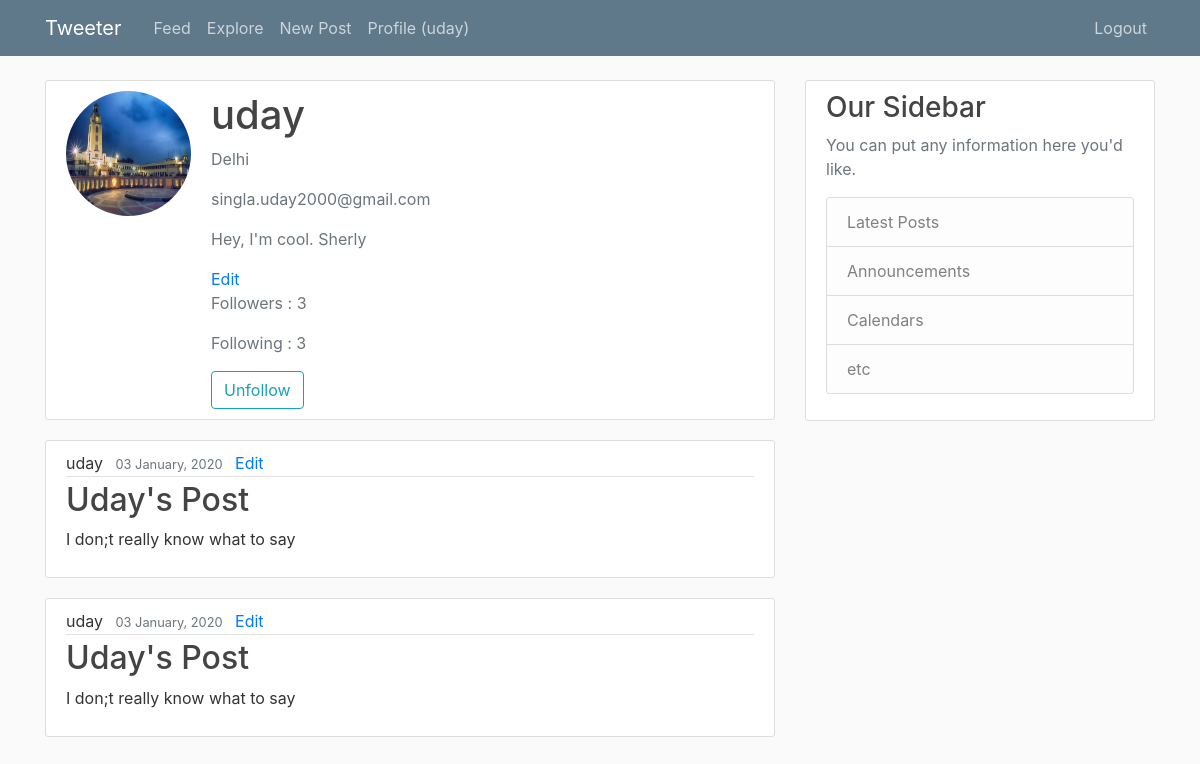
/profile/uday/ (signed in), run on the app's committed database.
### codebase/models.py (models this page shows, shortened)
class Profile(models.Model):
    user = models.OneToOneField(User, on_delete=models.CASCADE)
    dp = models.ImageField(default='default.jpg', blank=True,  upload_to='profile_pics')
    bio = models.TextField(blank=True)
    city = models.CharField(max_length=50, blank=True)
    dob = models.DateField(null=True)
    followers = models.ManyToManyField('self', symmetrical=False, related_name='user_follows', blank=True)
    following = models.ManyToManyField('self', symmetrical=False, related_name='user_following', blank=True)

class Post(models.Model):
    user = models.ForeignKey(User, on_delete=models.CASCADE)
    title = models.CharField(max_length=50)
    content = models.TextField(blank=True)
    image = models.ImageField(blank=True,  upload_to='post_pics')
    date = models.DateTimeField(auto_now_add=True)

### codebase/views.py (the view)
# urls.py: path('profile/<slug:username>/', views.profile, name='profile'),
@login_required
def profile(request, username):
    context = {
        'title': 'Profile',
        'profile': Profile.objects.get(user__username = username),
        'user_view': User.objects.get(username = username),
        'posts': Post.objects.filter(user__username=username),
        'following': [follows for follows in User.objects.filter(username__in=[following.user.username for following in Profile.objects.get(user=request.user).following.all()])]
    }
    return render(request, 'codebase/profile.html', context)

### codebase/templates/codebase/profile.html
{% extends 'codebase/base.html' %}
{% load crispy_forms_tags %}
{% block content %}
      <div class="content-section">
        <div class="media">
                {% if user.socialaccount_set.exists %}
                        <img class="rounded-circle account-img" src="{{user.socialaccount_set.all.0.extra_data.picture}}">
                {% else %}
                        <img class="rounded-circle account-img" src="{{user.profile.dp.url}}">
                {% endif %}
          <div class="media-body">
            <h2 class="account-heading">{{user_view.username}}</h2>
            <p class="text-secondary">{{profile.city}}</p>
            <p class="text-secondary">{{user_view.email}}</p>
            <p class="text-secondary">{{profile.bio}}</p>
            {% if user_view == user %}
                <a href="{% url 'profile_edit' %}">Edit</a>
            {% endif %}
            <p class="text-secondary">Followers : {{profile.followers.count}}</p>
            <p class="text-secondary">Following : {{profile.following.count}}</p>
            {% if user_view in following %}
              <a class="btn btn-outline-info" href="{% url 'unfollow' username=user_view.username %}">Unfollow</a>
            {% else %}
              <a class="btn btn-outline-info" href="{% url 'follow' username=user_view.username %}">Follow</a>
            {% endif %}
          </div>
        </div>
      </div>
      {% if user_view in following or user_view == user%}
        {% for post in posts %}
          <article class="media content-section">
              <div class="media-body">
                <div class="article-metadata">
                  {{ post.user }}
                  <small class="text-muted ml-2">{{ post.date |date:"d F, Y" }}</small>
                  {% if user_view == user %}
                    <a class="ml-2" href="{% url 'post_edit' pk=post.pk %}"> Edit </a>
                  {% endif %}
                </div>
                <h2><a class="article-title" href="{% url 'post_detail' pk=post.pk %}">{{ post.title }}</a></h2>
                <p class="article-content">{{ post.content }}</p>
              </div>
            </article>
      {% endfor %}
    {% endif %}
{% endblock %}

### codebase/templates/codebase/base.html (shortened to what this page needs)
{% load static %}
<!doctype html>
<html lang="en">
  <head>
    <link rel="stylesheet" href="https://maxcdn.bootstrapcdn.com/bootstrap/4.0.0/css/bootstrap.min.css">
    <link rel="stylesheet" type="text/css" href="{% static "codebase/main.css" %}">
  </head>
  <body>
<header class="site-header">
        <nav class="navbar navbar-expand-md navbar-dark bg-steel fixed-top">
          <div class="container">
            <a class="navbar-brand mr-4" href="{% url 'feed' %}">Tweeter</a>
            <div class="collapse navbar-collapse" id="navbarToggle">
              <div class="navbar-nav mr-auto">
                {% if user.is_authenticated %}
                  <a class="nav-item nav-link" href="{% url 'feed' %}">Feed</a>
                  <a class="nav-item nav-link" href="{% url 'explore' %}">Explore</a>
                  <a class="nav-item nav-link" href="{% url 'post_new' %}">New Post</a>
                  {% if user.socialaccount_set.exists %}
                    <a class="nav-item nav-link" href="{% url 'profile' username=user.username %}">Profile ({{user.socialaccount_set.all.0.extra_data.name}})</a>
                  {% else %}
                    <a class="nav-item nav-link" href="{% url 'profile' username=user.username %}">Profile ({{user.username}})</a>
                  {% endif %}
                  </div>
                  <div class="navbar-nav">
                    <a class="nav-item nav-link" href="{% url 'logout' %}">Logout</a>
                {% else %}
                  </div>
                  <div class="navbar-nav">
                    <a class="nav-item nav-link" href="{% url 'login' %}">Login</a>
                    <a class="nav-item nav-link" href="{% url 'register' %}">Register</a>
                {% endif %}
              </div>
            </div>
          </div>
        </nav>
      </header>
      <main role="main" class="container">
            <div class="row">
              <div class="col-md-8">
                {% block content %}{% endblock %}
              </div>
              <div class="col-md-4">
                <div class="content-section">
                  <h3>Our Sidebar</h3>
                  <p class='text-muted'>You can put any information here you'd like.
                    <ul class="list-group">
                      <li class="list-group-item list-group-item-light">Latest Posts</li>
                      <li class="list-group-item list-group-item-light">Announcements</li>
                      <li class="list-group-item list-group-item-light">Calendars</li>
                      <li class="list-group-item list-group-item-light">etc</li>
                    </ul>
                  </p>
                </div>
              </div>
            </div>
          </main>
  </body>
</html>

### codebase/static/codebase/main.css (style rules this page uses)
body { background: #fafafa; color: #333333; margin-top: 5rem; }
h1, h2, h3, h4, h5, h6 { color: #444444; }
ul { margin: 0; }
.bg-steel { background-color: #5f788a; }
.site-header .navbar-nav .nav-link { color: #cbd5db; }
.content-section { background: #ffffff; padding: 10px 20px; border: 1px solid #dddddd; border-radius: 3px; margin-bottom: 20px; }
.article-title { color: #444444; }
.article-content { white-space: pre-line; }
.article-metadata { padding-bottom: 1px; margin-bottom: 4px; border-bottom: 1px solid #e3e3e3 }
.account-img { height: 125px; width: 125px; margin-right: 20px; margin-bottom: 16px; }
.account-heading { font-size: 2.5rem; }

### data on the page
Profile: city "Delhi", bio "Hey, I'm cool. Sherly", followers.count "3", following.count "3"
Post: user "uday", date "03 January, 2020", title "Uday's Post", content "I don;t really know what to say"
Post: user "uday", date "03 January, 2020", title "Uday's Post", content "I don;t really know what to say"

### other printed values
{{ user.username }} "uday"
{{ user_view.username }} "uday"
{{ user_view.email }} "singla.uday2000@gmail.com"
